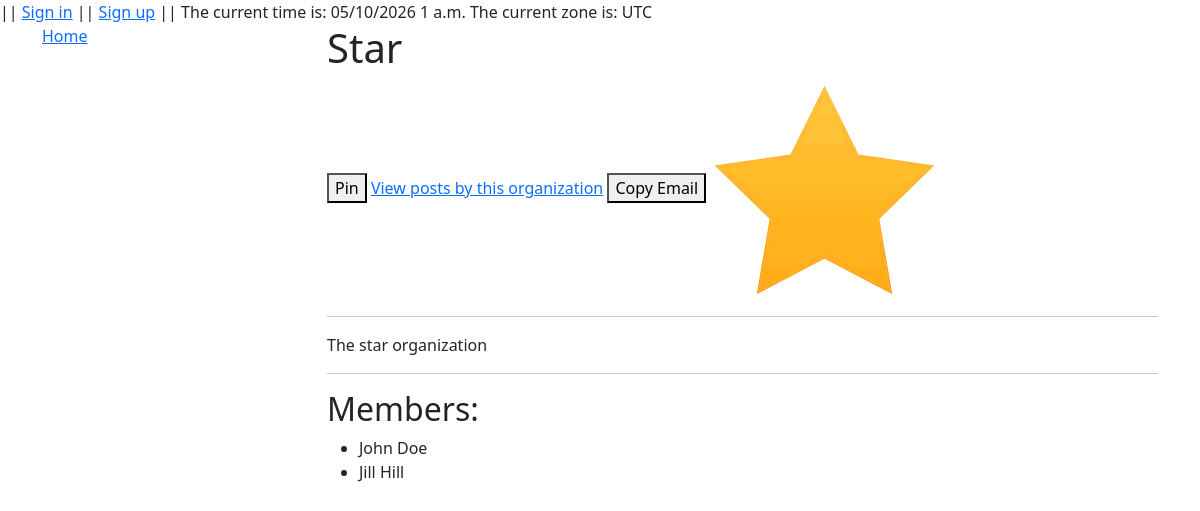
Screenshot of /Forum/organization/1 with the database file from the repository.
### Forum/models.py (models this page shows, shortened)
class Organization(models.Model):
    name = models.CharField(max_length=100, null=False, blank=False)
    about = models.TextField(null=False, blank=False)
    logo = models.ImageField(null=True, blank=True, upload_to='organization_logos')
    official_email = models.EmailField(null=True, blank=True)

class Profile(User):
    birthday = models.DateField(default=timezone.now, blank=True, null=True)
    biography = models.TextField(default="I am a user of this website", null=True, blank=True)
    pinned = models.ManyToManyField(Organization, related_name="followers",blank=True)
    membership = models.ForeignKey(Organization, null=True, blank=True, on_delete=models.SET_NULL, related_name='members')
    class Meta:
        permissions = [
            ("can_post", "can post on behalf of an organization")
        ]

### Forum/views.py (the view)
# urls.py: path("organization/<int:pk>", views.OrgDetailView.as_view(), name="organization_view"),
class OrgDetailView(DetailView):
    model = Organization
    template_name = "Forum/detail_pages/org_details.html"
    def get_context_data(self, **kwargs):
        context = super().get_context_data(**kwargs)
        is_pinned = self.object.followers.filter(pk=self.request.user.pk)
        context['pinned'] = is_pinned.exists()
        return context

### Forum/templates/Forum/detail_pages/org_details.html (shortened to what this page needs)
{% extends "Forum/layouts/sidebar_layout.html" %}
{% load static %}
{% block body %}
    <h1>{{ organization.name }}</h1>
    <button type="button" id="toggle-pin-btn" onclick ="toggle_pin(this)" value="{{ pinned }}">
        {% if pinned %}
            Unpin
        {% else%}
            Pin
        {% endif %}
    </button>
    <a href="{% url 'posts_by_org' org_pk=organization.pk %}">View posts by this organization</a>
    {% if organization.official_email %}
        <button type="button" onclick="copy_text(this, '{{organization.official_email}}')">Copy Email</button>
    {% endif %}
    {% if organization.logo %}
        <img src="{{ organization.logo.url }}" alt="{{ org.name }}'s Logo">
    {% endif %}
    <hr>
    <p>{{ organization.about }}</p>
    <hr>
    <h2>Members: </h1>
    <ul>
        {% for member in organization.members.all %}
        <li>{{ member.get_full_name }}</li>
        {% empty %}
            <p> There are no members of this organization </p>
        {% endfor %}
    </ul>
{% endblock %}

### rows the page displays
Organization: name "Star", logo (picture), about "The star organization"
Profile: get_full_name "John Doe"
Profile: get_full_name "Jill Hill"

### other values shown
{{ TIME_ZONE }} "UTC"
